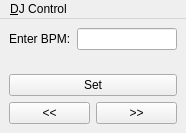
<?xml version="1.0" encoding="UTF-8"?>
<ui version="4.0">
 <class>DJView</class>
 <widget class="QMainWindow" name="DJView">
  <property name="enabled">
   <bool>true</bool>
  </property>
  <property name="geometry">
   <rect>
    <x>0</x>
    <y>0</y>
    <width>186</width>
    <height>133</height>
   </rect>
  </property>
  <property name="sizePolicy">
   <sizepolicy hsizetype="Preferred" vsizetype="Preferred">
    <horstretch>0</horstretch>
    <verstretch>0</verstretch>
   </sizepolicy>
  </property>
  <property name="windowTitle">
   <string>Control</string>
  </property>
  <widget class="QWidget" name="centralwidget">
   <layout class="QVBoxLayout" name="verticalLayout_2">
    <item>
     <layout class="QHBoxLayout" name="horizontalLayout_2">
      <item>
       <widget class="QLabel" name="label_2">
        <property name="text">
         <string>Enter BPM:</string>
        </property>
       </widget>
      </item>
      <item>
       <widget class="QLineEdit" name="bpmTextField"/>
      </item>
     </layout>
    </item>
    <item>
     <spacer name="verticalSpacer">
      <property name="orientation">
       <enum>Qt::Orientation::Vertical</enum>
      </property>
      <property name="sizeHint" stdset="0">
       <size>
        <width>20</width>
        <height>40</height>
       </size>
      </property>
     </spacer>
    </item>
    <item>
     <widget class="QPushButton" name="setBPMButton">
      <property name="text">
       <string>Set</string>
      </property>
     </widget>
    </item>
    <item>
     <layout class="QHBoxLayout" name="horizontalLayout">
      <item>
       <widget class="QPushButton" name="decreaseBPMButton">
        <property name="text">
         <string>&lt;&lt;</string>
        </property>
       </widget>
      </item>
      <item>
       <widget class="QPushButton" name="increaseBPMButton">
        <property name="text">
         <string>&gt;&gt;</string>
        </property>
       </widget>
      </item>
     </layout>
    </item>
   </layout>
  </widget>
  <widget class="QMenuBar" name="menubar">
   <property name="geometry">
    <rect>
     <x>0</x>
     <y>0</y>
     <width>186</width>
     <height>21</height>
    </rect>
   </property>
   <widget class="QMenu" name="menuDJControl">
    <property name="title">
     <string>&amp;DJ Control</string>
    </property>
    <addaction name="actionStart"/>
    <addaction name="actionStop"/>
    <addaction name="actionQuit"/>
   </widget>
   <addaction name="menuDJControl"/>
  </widget>
  <action name="actionStart">
   <property name="enabled">
    <bool>false</bool>
   </property>
   <property name="text">
    <string>&amp;Start</string>
   </property>
  </action>
  <action name="actionStop">
   <property name="enabled">
    <bool>false</bool>
   </property>
   <property name="text">
    <string>&amp;Stop</string>
   </property>
  </action>
  <action name="actionQuit">
   <property name="text">
    <string>Quit</string>
   </property>
   <property name="shortcut">
    <string>Ctrl+W</string>
   </property>
  </action>
 </widget>
 <resources/>
 <connections/>
</ui>
